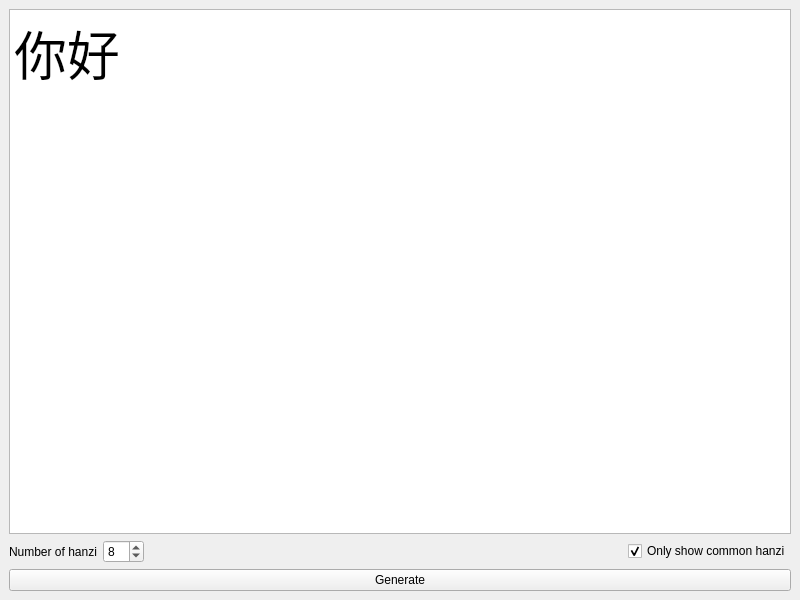
<?xml version="1.0" encoding="UTF-8"?>
<ui version="4.0">
 <class>MainWindow</class>
 <widget class="QMainWindow" name="MainWindow">
  <property name="geometry">
   <rect>
    <x>0</x>
    <y>0</y>
    <width>800</width>
    <height>600</height>
   </rect>
  </property>
  <property name="windowTitle">
   <string>Random Hanzi Generator</string>
  </property>
  <widget class="QWidget" name="centralwidget">
   <layout class="QVBoxLayout" name="verticalLayout">
    <item>
     <widget class="QPlainTextEdit" name="output">
      <property name="font">
       <font>
        <pointsize>40</pointsize>
       </font>
      </property>
      <property name="readOnly">
       <bool>true</bool>
      </property>
      <property name="plainText">
       <string>你好</string>
      </property>
     </widget>
    </item>
    <item>
     <layout class="QHBoxLayout" name="horizontalLayout">
      <item>
       <widget class="QLabel" name="label_2">
        <property name="text">
         <string>Number of hanzi</string>
        </property>
       </widget>
      </item>
      <item>
       <widget class="QSpinBox" name="count">
        <property name="sizePolicy">
         <sizepolicy hsizetype="Minimum" vsizetype="Fixed">
          <horstretch>0</horstretch>
          <verstretch>0</verstretch>
         </sizepolicy>
        </property>
        <property name="value">
         <number>8</number>
        </property>
       </widget>
      </item>
      <item>
       <spacer name="horizontalSpacer">
        <property name="orientation">
         <enum>Qt::Horizontal</enum>
        </property>
        <property name="sizeType">
         <enum>QSizePolicy::Expanding</enum>
        </property>
        <property name="sizeHint" stdset="0">
         <size>
          <width>40</width>
          <height>20</height>
         </size>
        </property>
       </spacer>
      </item>
      <item>
       <widget class="QCheckBox" name="onlyCommon">
        <property name="text">
         <string>Only show common hanzi</string>
        </property>
        <property name="checked">
         <bool>true</bool>
        </property>
       </widget>
      </item>
     </layout>
    </item>
    <item>
     <widget class="QPushButton" name="button">
      <property name="text">
       <string>Generate</string>
      </property>
     </widget>
    </item>
   </layout>
  </widget>
 </widget>
 <resources/>
 <connections/>
</ui>
